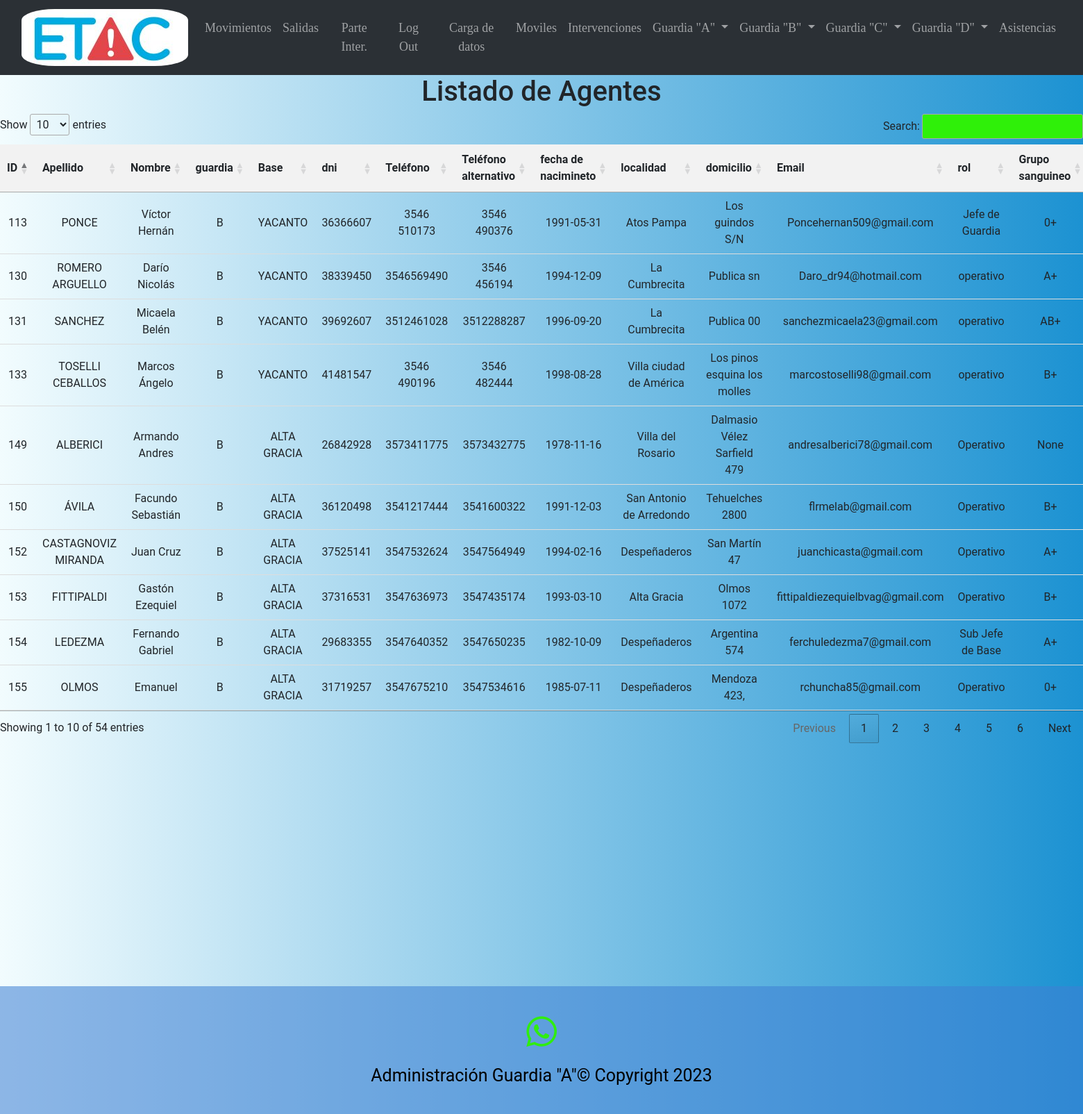
Page /guardiaB (signed in) on the committed database.
### main.py (models this page shows)
    class Agentes(db.Model):
        id_agente = db.Column(db.Integer, primary_key=True, unique=True)
        apellido = db.Column(db.String(100))
        nombre = db.Column(db.String(100))
        guardia = db.Column(db.String(10))
        base = db.Column(db.String(15))
        dni = db.Column(db.Integer)
        telefono = db.Column(db.Integer)
        telefono_alternativo = db.Column(db.Integer)
        Fecha_nacimiento = db.Column(db.Date)
        localidad = db.Column(db.String(100))
        domicilio = db.Column(db.String(300))
        email = db.Column(db.String(100))
        Rol = db.Column(db.String(100))
        Grupo_sanguineo = db.Column(db.String(100))
        Alergia = db.Column(db.String(100))
        Camada = db.Column(db.String(10))
        Bombero = db.Column(db.String(1000))
        registro = db.Column(db.String(1000))

### main.py (the view)
@app.route('/guardiaB', methods=["GET", "POST"])
@login_required
def guardiaB():
    agentesB = Agentes.query.filter(Agentes.guardia == 'B').order_by(Agentes.id_agente).all()
    return render_template("guardiaB.html", lista_agentes=agentesB)

### main.py (called while the page is built)
@login_manager.user_loader
def load_user(user_id):
    return User.query.get(int(user_id))

### templates/guardiaB.html (shortened to what this page needs)
{% extends "base.html" %}
{% block content %}
    <h1>Listado de Agentes</h1>
    {% if lista_agentes %}
    <table id="agentesTable">
        <thead>
            <tr>
                <th>ID</th>
                <th>Apellido</th>
                <th>Nombre</th>
                <th>guardia</th>
                <th>Base</th>
                <th>dni</th>
                <th>Teléfono</th>
                <th>Teléfono alternativo</th>
                <th>fecha de nacimineto</th>
                <th>localidad</th>
                <th>domicilio</th>
                <th>Email</th>
                <th>rol</th>
                <th>Grupo sanguineo</th>
            </tr>
        </thead>
        <tbody>
            {% for agente in lista_agentes %}
                <tr>
                    <td>{{ agente.id_agente }}</td>
                    <td>{{ agente.apellido }}</td>
                    <td>{{ agente.nombre }}</td>
                    <td>{{ agente.guardia }}</td>
                    <td>{{ agente.base }}</td>
                    <td>{{ agente.dni }}</td>
                    <td>{{ agente.telefono }}</td>
                    <td>{{ agente.telefono_alternativo }}</td>
                    <td>{{ agente.Fecha_nacimiento }}</td>
                    <td>{{ agente.localidad }}</td>
                    <td>{{ agente.domicilio }}</td>
                    <td>{{ agente.email }}</td>
                    <td>{{ agente.Rol }}</td>
                    <td>{{ agente.Grupo_sanguineo }}</td>
                </tr>
            {% endfor %}
        </tbody>
    </table>
    {% else %}
        <p>No hay agentes registrados.</p>
    {% endif %}
{% endblock %}

### templates/base.html (shortened to what this page needs)
<!DOCTYPE html>
<html lang="es">
<head>
  <link rel="stylesheet" href="sweetalert2.min.css">
    <link rel="stylesheet" type="text/css" href="https://cdn.datatables.net/1.11.5/css/jquery.dataTables.css">
  <link href="https://cdn.jsdelivr.net/npm/bootstrap@5.3.0-alpha3/dist/css/bootstrap.min.css" rel="stylesheet">
   <link rel="stylesheet" href="https://stackpath.bootstrapcdn.com/bootstrap/4.5.2/css/bootstrap.min.css">
  <link rel="stylesheet" href="{{ url_for('static', filename='style.css') }}">
</head>
<body>
<header>
  <nav class="navbar navbar-expand-lg bg-body-tertiary" data-bs-theme='dark'>
    <div class="container-fluid">
      <a class="navbar-brand" href="{{ url_for('index') }}">
        <img class="logo" src="../static/img/logoetac.png">
      </a>
      <div class="collapse navbar-collapse" id="navbarNav">
        <ul class="navbar-nav">
            <li class="nav-item">
            <a class="nav-link" href="movimientos">Movimientos</a>
          </li>
            <li class="nav-item">
            <a class="nav-link" href="salidas">Salidas</a>
          </li>
            <li class="nav-item">
            <a class="nav-link" href="registrar_parte">Parte Inter.</a>
          </li>
          {% if current_user.is_authenticated %}
          <li class="nav-item">
            <a class="nav-link" href="{{ url_for('logout') }}">Log Out</a>
          </li>
          <li class="nav-item">
            <a class="nav-link" href="{{ url_for('secrets') }}">Carga de datos</a>
          </li>
            <li class="nav-item">
            <a class="nav-link" href="{{ url_for('moviles') }}">Moviles</a>
          </li>
            <li class="nav-item">
            <a class="nav-link" href="{{ url_for('partes') }}">Intervenciones</a>
          </li>
            <li class="nav-item dropdown">
    <a class="nav-link dropdown-toggle" href="#" id="guardiaADropdown" role="button" data-bs-toggle="dropdown" aria-haspopup="true" aria-expanded="false">
        Guardia "A"
    </a>
</li>
<li class="nav-item dropdown">
    <a class="nav-link dropdown-toggle" href="#" id="guardiaBDropdown" role="button" data-bs-toggle="dropdown" aria-haspopup="true" aria-expanded="false">
        Guardia "B"
    </a>
</li>
<li class="nav-item dropdown">
    <a class="nav-link dropdown-toggle" href="#" id="guardiaCDropdown" role="button" data-bs-toggle="dropdown" aria-haspopup="true" aria-expanded="false">
        Guardia "C"
    </a>
</li>
            <li class="nav-item dropdown">
    <a class="nav-link dropdown-toggle" href="#" id="guardiaDDropdown" role="button" data-bs-toggle="dropdown" aria-haspopup="true" aria-expanded="false">
        Guardia "D"
    </a>
</li>
            <li class="nav-item">
            <a class="nav-link" href="{{ url_for('asistencias') }}">Asistencias</a>
          </li>
          {% endif %}
        </ul>
      </div>
    </div>
  </nav>
</header>
{% block content %}
{% endblock %}
<footer class="piepag" id="white-seccion footer">
    <a href="https://api.whatsapp.com/send?phone=5493513946728" target="_blank"><i class="icono-final fa-brands fa-whatsapp fa-2x"></i></a>
        <p class="creditos">Administración Guardia "A"© Copyright 2023</p>
</footer>
</body>
</html>

### static/style.css (style rules this page uses)
body { background: #1c92d2; background: -webkit-linear-gradient(to right, #f2fcfe, #1c92d2); background: linear-gradient(to right, #f2fcfe, #1c92d2); text-align:center; font-family:"Roboto"; }
.logo { border-radius: 20%; }
header { font-size:18px; font-family:"Merriweather"; }
table { width: 100%; border-collapse: collapse; margin-bottom: 20px; }
th { background-color: #f2f2f2; text-align: left; padding: 10px; }
td { padding: 10px; border-bottom: 1px solid #ddd; }
tr:nth-child(odd) { background-color: #84E8EC; }
.piepag { color:black; margin-top: 350px; background-color:#3f80d58f; font-size:25px; padding:20px; }
.icono-final { margin: 20px; color:#30ED10; }

### rows in the picture
Agentes: id_agente "113", apellido "PONCE", nombre "Víctor Hernán", guardia "B", base "YACANTO", dni "36366607", telefono "3546 510173", telefono_alternativo "3546 490376", Fecha_nacimiento "1991-05-31", localidad "Atos Pampa", domicilio "Los guindos S/N", email "Poncehernan509@gmail.com", Rol "Jefe de Guardia", Grupo_sanguineo "0+"
Agentes: id_agente "130", apellido "ROMERO ARGUELLO", nombre "Darío Nicolás", guardia "B", base "YACANTO", dni "38339450", telefono "3546569490", telefono_alternativo "3546 456194", Fecha_nacimiento "1994-12-09", localidad "La Cumbrecita", domicilio "Publica sn", email "Daro_dr94@hotmail.com", Rol "operativo", Grupo_sanguineo "A+"
Agentes: id_agente "131", apellido "SANCHEZ", nombre "Micaela Belén", guardia "B", base "YACANTO", dni "39692607", telefono "3512461028", telefono_alternativo "3512288287", Fecha_nacimiento "1996-09-20", localidad "La Cumbrecita", domicilio "Publica 00", email "sanchezmicaela23@gmail.com", Rol "operativo", Grupo_sanguineo "AB+"
Agentes: id_agente "133", apellido "TOSELLI CEBALLOS", nombre "Marcos Ángelo", guardia "B", base "YACANTO", dni "41481547", telefono "3546 490196", telefono_alternativo "3546 482444", Fecha_nacimiento "1998-08-28", localidad "Villa ciudad de América", domicilio "Los pinos esquina los molles", email "marcostoselli98@gmail.com", Rol "operativo", Grupo_sanguineo "B+"
Agentes: id_agente "149", apellido "ALBERICI", nombre "Armando Andres", guardia "B", base "ALTA GRACIA", dni "26842928", telefono "3573411775", telefono_alternativo "3573432775", Fecha_nacimiento "1978-11-16", localidad "Villa del Rosario", domicilio "Dalmasio Vélez Sarfield 479", email "andresalberici78@gmail.com", Rol "Operativo", Grupo_sanguineo "None"
Agentes: id_agente "150", apellido "ÁVILA", nombre "Facundo Sebastián", guardia "B", base "ALTA GRACIA", dni "36120498", telefono "3541217444", telefono_alternativo "3541600322", Fecha_nacimiento "1991-12-03", localidad "San Antonio de Arredondo", domicilio "Tehuelches 2800", email "flrmelab@gmail.com", Rol "Operativo", Grupo_sanguineo "B+"
Agentes: id_agente "152", apellido "CASTAGNOVIZ MIRANDA", nombre "Juan Cruz", guardia "B", base "ALTA GRACIA", dni "37525141", telefono "3547532624", telefono_alternativo "3547564949", Fecha_nacimiento "1994-02-16", localidad "Despeñaderos", domicilio "San Martín 47", email "juanchicasta@gmail.com", Rol "Operativo", Grupo_sanguineo "A+"
Agentes: id_agente "153", apellido "FITTIPALDI", nombre "Gastón Ezequiel", guardia "B", base "ALTA GRACIA", dni "37316531", telefono "3547636973", telefono_alternativo "3547435174", Fecha_nacimiento "1993-03-10", localidad "Alta Gracia", domicilio "Olmos 1072", email "fittipaldiezequielbvag@gmail.com", Rol "Operativo", Grupo_sanguineo "B+"
Agentes: id_agente "154", apellido "LEDEZMA", nombre "Fernando Gabriel", guardia "B", base "ALTA GRACIA", dni "29683355", telefono "3547640352", telefono_alternativo "3547650235", Fecha_nacimiento "1982-10-09", localidad "Despeñaderos", domicilio "Argentina 574", email "ferchuledezma7@gmail.com", Rol "Sub Jefe de Base", Grupo_sanguineo "A+"
Agentes: id_agente "155", apellido "OLMOS", nombre "Emanuel", guardia "B", base "ALTA GRACIA", dni "31719257", telefono "3547675210", telefono_alternativo "3547534616", Fecha_nacimiento "1985-07-11", localidad "Despeñaderos", domicilio "Mendoza 423,", email "rchuncha85@gmail.com", Rol "Operativo", Grupo_sanguineo "0+"
